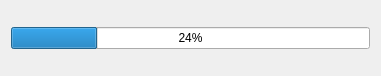
<?xml version="1.0" encoding="UTF-8"?>
<ui version="4.0">
 <class>LoadingFontsDialog</class>
 <widget class="QDialog" name="LoadingFontsDialog">
  <property name="geometry">
   <rect>
    <x>0</x>
    <y>0</y>
    <width>381</width>
    <height>76</height>
   </rect>
  </property>
  <property name="windowTitle">
   <string>Loading...</string>
  </property>
  <layout class="QGridLayout" name="gridLayout">
   <item row="0" column="0">
    <widget class="QProgressBar" name="progressBar">
     <property name="whatsThis">
      <string>Loading systems fonts</string>
     </property>
     <property name="value">
      <number>24</number>
     </property>
    </widget>
   </item>
  </layout>
 </widget>
 <resources/>
 <connections/>
</ui>
